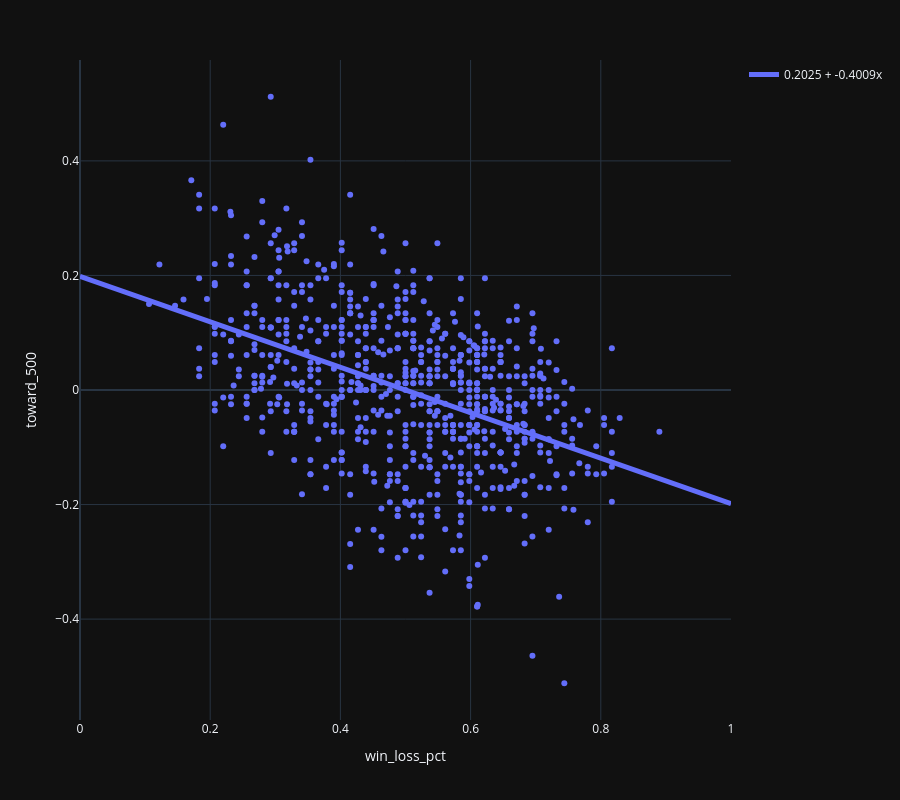

Notebook source saved alongside this figure:
### Code cell
import plotly.graph_objects as go
fig = px.scatter(team_rating_data_new,template='plotly_dark',x='win_loss_pct',y='toward_500',height=800)

x_vals = np.linspace(.0000, 1.0000, num=100)

y_vals =  0.1986  +  -0.3970  * x_vals

# 4. Append the equation trace to your Express figure
fig.add_trace(
    go.Scatter(
        x=x_vals,
        y=y_vals,
        mode="lines",
        name="0.2025 + -0.4009x",
        line=dict(color='#636EFA',width=5)
    )
)

fig.show()
